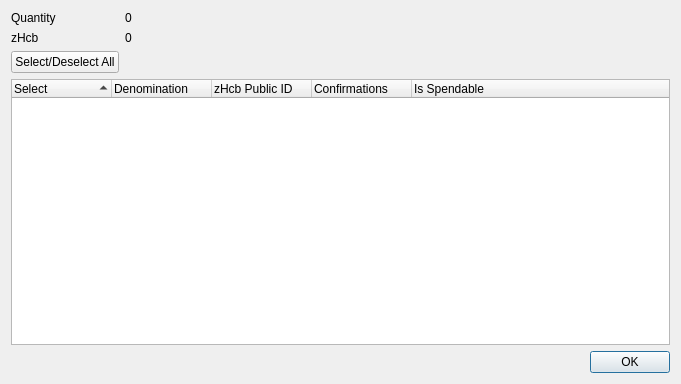
<?xml version="1.0" encoding="UTF-8"?>
<ui version="4.0">
 <class>ZHcbControlDialog</class>
 <widget class="QDialog" name="ZHcbControlDialog">
  <property name="geometry">
   <rect>
    <x>0</x>
    <y>0</y>
    <width>681</width>
    <height>384</height>
   </rect>
  </property>
  <property name="minimumSize">
   <size>
    <width>681</width>
    <height>384</height>
   </size>
  </property>
  <property name="windowTitle">
   <string>Select zHcb to Spend</string>
  </property>
  <layout class="QGridLayout" name="gridLayout">
   <item row="0" column="0">
    <layout class="QFormLayout" name="formLayout">
     <property name="sizeConstraint">
      <enum>QLayout::SetDefaultConstraint</enum>
     </property>
     <item row="0" column="0">
      <widget class="QLabel" name="labelQuantity">
       <property name="text">
        <string>Quantity</string>
       </property>
      </widget>
     </item>
     <item row="0" column="1">
      <widget class="QLabel" name="labelQuantity_int">
       <property name="text">
        <string>0</string>
       </property>
      </widget>
     </item>
     <item row="1" column="0">
      <widget class="QLabel" name="labelZHcb">
       <property name="text">
        <string>zHcb</string>
       </property>
      </widget>
     </item>
     <item row="1" column="1">
      <widget class="QLabel" name="labelZHcb_int">
       <property name="text">
        <string>0</string>
       </property>
      </widget>
     </item>
     <item row="2" column="0">
      <widget class="QPushButton" name="pushButtonAll">
       <property name="text">
        <string>Select/Deselect All</string>
       </property>
      </widget>
     </item>
    </layout>
   </item>
   <item row="1" column="0">
    <layout class="QVBoxLayout" name="verticalLayout">
     <item>
      <widget class="QTreeWidget" name="treeWidget">
       <property name="minimumSize">
        <size>
         <width>0</width>
         <height>250</height>
        </size>
       </property>
       <property name="alternatingRowColors">
        <bool>true</bool>
       </property>
       <property name="sortingEnabled">
        <bool>true</bool>
       </property>
       <property name="columnCount">
        <number>5</number>
       </property>
       <attribute name="headerDefaultSectionSize">
        <number>100</number>
       </attribute>
       <column>
        <property name="text">
         <string notr="true">Select</string>
        </property>
       </column>
       <column>
        <property name="text">
         <string notr="true">Denomination</string>
        </property>
       </column>
       <column>
        <property name="text">
         <string notr="true">zHcb Public ID</string>
        </property>
       </column>
       <column>
        <property name="text">
         <string notr="true">Confirmations</string>
        </property>
       </column>
       <column>
        <property name="text">
         <string>Is Spendable</string>
        </property>
       </column>
      </widget>
     </item>
     <item>
      <widget class="QDialogButtonBox" name="buttonBox">
       <property name="orientation">
        <enum>Qt::Horizontal</enum>
       </property>
       <property name="standardButtons">
        <set>QDialogButtonBox::Ok</set>
       </property>
      </widget>
     </item>
    </layout>
   </item>
  </layout>
 </widget>
 <resources/>
 <connections>
  <connection>
   <sender>buttonBox</sender>
   <signal>accepted()</signal>
   <receiver>ZHcbControlDialog</receiver>
   <slot>accept()</slot>
   <hints>
    <hint type="sourcelabel">
     <x>248</x>
     <y>254</y>
    </hint>
    <hint type="destinationlabel">
     <x>157</x>
     <y>274</y>
    </hint>
   </hints>
  </connection>
  <connection>
   <sender>buttonBox</sender>
   <signal>rejected()</signal>
   <receiver>ZHcbControlDialog</receiver>
   <slot>reject()</slot>
   <hints>
    <hint type="sourcelabel">
     <x>316</x>
     <y>260</y>
    </hint>
    <hint type="destinationlabel">
     <x>286</x>
     <y>274</y>
    </hint>
   </hints>
  </connection>
 </connections>
</ui>
